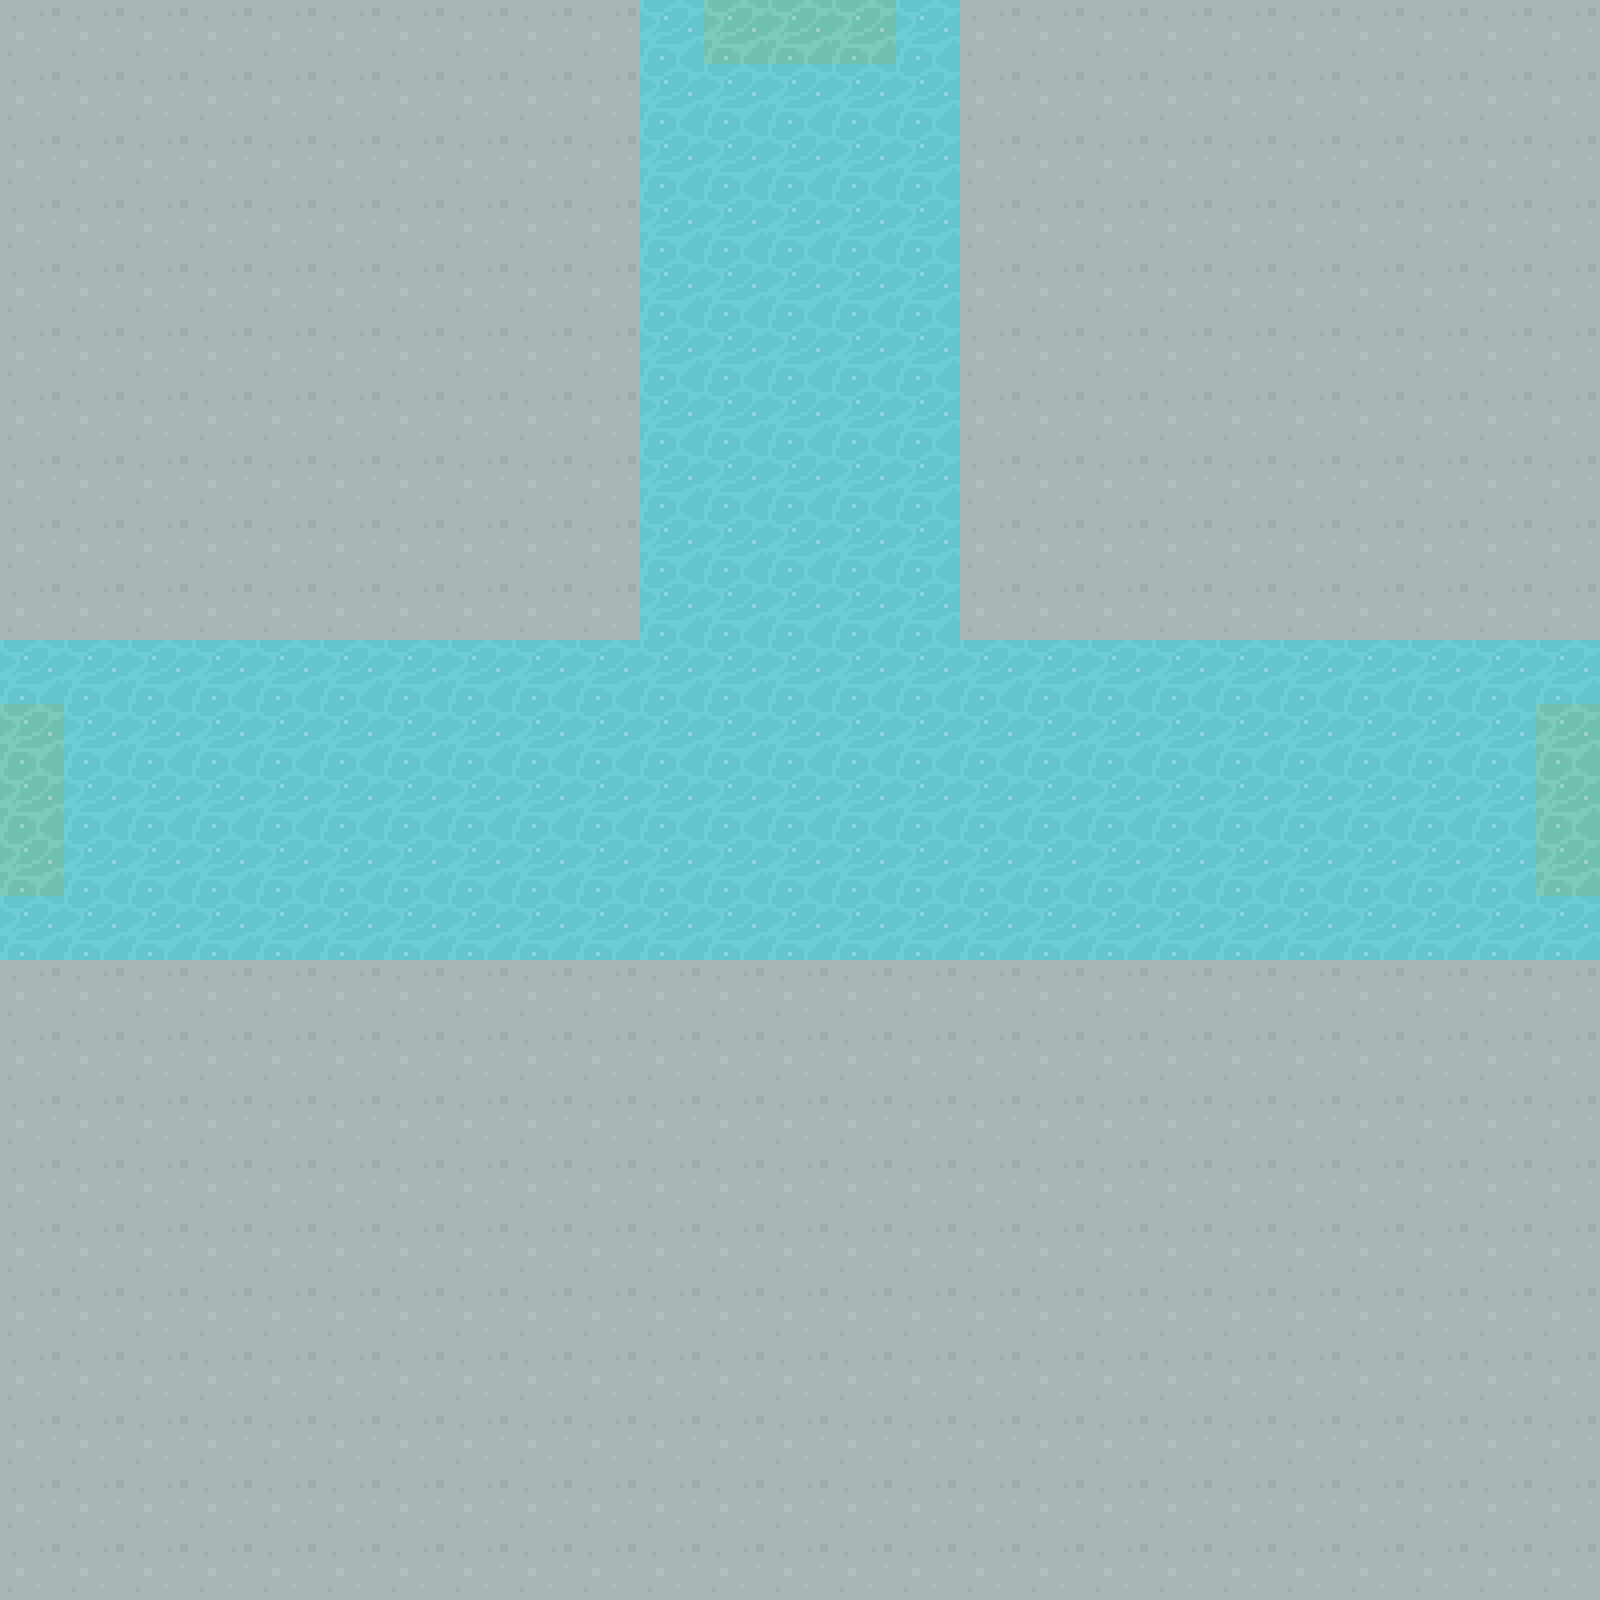

The image is a tile-based game level rendered from a .tmx file. Its description and complete source (layers, tilesets, objects, tile grids) follow:
An orthogonal 25x25 tile map with 64x64 px tiles, 1 tile layer (Tile Layer 1) and 12 objects (EAST, WEST, NORTH).

<map version="1.2" tiledversion="1.3.3" orientation="orthogonal" renderorder="right-down" width="25" height="25" tilewidth="64" tileheight="64" infinite="0" nextlayerid="3" nextobjectid="23">
 <tileset firstgid="1" source="../maps/64TilesheetDungeon.tsx" />
 <layer id="1" name="Tile Layer 1" width="25" height="25">
  <data encoding="csv">
68,68,68,68,68,68,68,68,68,68,321,326,326,326,321,68,68,68,68,68,68,68,68,68,68,
68,68,68,68,68,68,68,68,68,68,321,321,321,321,321,68,68,68,68,68,68,68,68,68,68,
68,68,68,68,68,68,68,68,68,68,321,321,321,321,321,68,68,68,68,68,68,68,68,68,68,
68,68,68,68,68,68,68,68,68,68,321,321,321,321,321,68,68,68,68,68,68,68,68,68,68,
68,68,68,68,68,68,68,68,68,68,321,321,321,321,321,68,68,68,68,68,68,68,68,68,68,
68,68,68,68,68,68,68,68,68,68,321,321,321,321,321,68,68,68,68,68,68,68,68,68,68,
68,68,68,68,68,68,68,68,68,68,321,321,321,321,321,68,68,68,68,68,68,68,68,68,68,
68,68,68,68,68,68,68,68,68,68,321,321,321,321,321,68,68,68,68,68,68,68,68,68,68,
68,68,68,68,68,68,68,68,68,68,321,321,321,321,321,68,68,68,68,68,68,68,68,68,68,
68,68,68,68,68,68,68,68,68,68,321,321,321,321,321,68,68,68,68,68,68,68,68,68,68,
321,321,321,321,321,321,321,321,321,321,321,321,321,321,321,321,321,321,321,321,321,321,321,321,321,
326,321,321,321,321,321,321,321,321,321,321,321,321,321,321,321,321,321,321,321,321,321,321,321,326,
326,321,321,321,321,321,321,321,321,321,321,321,321,321,321,321,321,321,321,321,321,321,321,321,326,
326,321,321,321,321,321,321,321,321,321,321,321,321,321,321,321,321,321,321,321,321,321,321,321,326,
321,321,321,321,321,321,321,321,321,321,321,321,321,321,321,321,321,321,321,321,321,321,321,321,321,
68,68,68,68,68,68,68,68,68,68,68,68,68,68,68,68,68,68,68,68,68,68,68,68,68,
68,68,68,68,68,68,68,68,68,68,68,68,68,68,68,68,68,68,68,68,68,68,68,68,68,
68,68,68,68,68,68,68,68,68,68,68,68,68,68,68,68,68,68,68,68,68,68,68,68,68,
68,68,68,68,68,68,68,68,68,68,68,68,68,68,68,68,68,68,68,68,68,68,68,68,68,
68,68,68,68,68,68,68,68,68,68,68,68,68,68,68,68,68,68,68,68,68,68,68,68,68,
68,68,68,68,68,68,68,68,68,68,68,68,68,68,68,68,68,68,68,68,68,68,68,68,68,
68,68,68,68,68,68,68,68,68,68,68,68,68,68,68,68,68,68,68,68,68,68,68,68,68,
68,68,68,68,68,68,68,68,68,68,68,68,68,68,68,68,68,68,68,68,68,68,68,68,68,
68,68,68,68,68,68,68,68,68,68,68,68,68,68,68,68,68,68,68,68,68,68,68,68,68,
68,68,68,68,68,68,68,68,68,68,68,68,68,68,68,68,68,68,68,68,68,68,68,68,68
</data>
 </layer>
 <objectgroup id="2" name="Object Layer 1">
  <object id="4" x="-127.913" y="453.829" width="1.75223" />
  <object id="10" x="-78.8505" y="131.418" />
  <object id="13" x="-115.647" y="446.82" />
  <object id="14" x="-64" y="0" width="64" height="1600" />
  <object id="15" x="0" y="-64" width="1600" height="64" />
  <object id="16" x="1600" y="0" width="64" height="1600" />
  <object id="17" x="0" y="1600" width="1600" height="64" />
  <object id="18" x="-92.8684" y="1333.45" />
  <object id="19" name="EAST" x="1536" y="704" width="64" height="192" />
  <object id="20" x="-133.17" y="199.755" />
  <object id="21" name="WEST" x="0" y="704" width="64" height="192" />
  <object id="22" name="NORTH" x="704" y="0" width="192" height="64" />
 </objectgroup>
</map>
